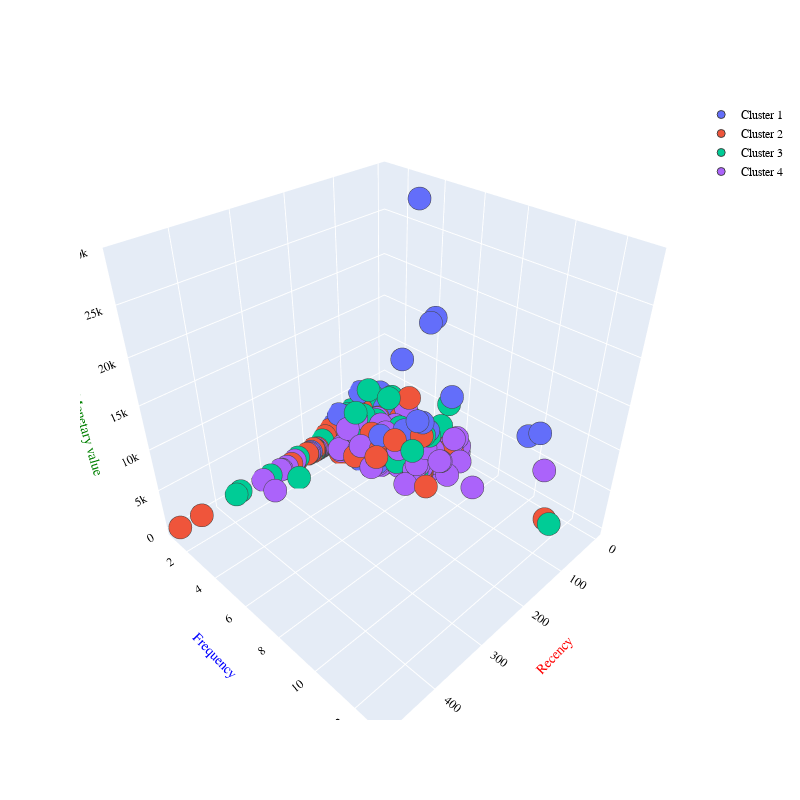

Notebook code cell kept with this figure:
### Markdown cell above
<p style="font-size: 16px" font-family="sans-serif">
We are ready to plot the clusters:

### Code cell
#plotting the results 
plot4 = go.Figure()

 
n4clusters = [0,1,2,3]   #same as we did before, the y_hc is a numpy array that returns, for each customer, the corresponding cluster assigned.
for x in n4clusters:
        plot4.add_trace(go.Scatter3d(x = dfann[dfann.clustersann == x]['Recency'], 
                                    y = dfann[dfann.clustersann == x]['Frequency'],
                                    z = dfann[dfann.clustersann == x]['Monetary value'],  
                                    mode='markers', marker_size = 8, marker_line_width = 1,
                                    name = 'Cluster ' + str(x+1)
                                    ))
                                                
                                            

            # changing the layout!

plot4.update_layout(width = 800, height = 800, autosize = True, showlegend = True,
                scene = dict(xaxis=dict(title = 'Recency', titlefont_color = 'red'),
                                yaxis=dict(title = 'Frequency', titlefont_color = 'blue'),
                                zaxis=dict(title = 'Monetary value', titlefont_color = 'green')),
                font = dict(family = "Gilroy", color  = 'black', size = 12))

plot4.show()

### Figure 1 — Plotly figure (JSON) as saved in the notebook; plotly's stock layout.template omitted (floating-point values rounded to 4 significant figures; data arrays with more than 128 entries replaced by an {"elided": "..."} marker saying what was removed)
{"data": [{"marker": {"line": {"width": 1}, "size": 8}, "mode": "markers", "name": "Cluster 1", "type": "scatter3d", "x": {"elided": "679 int values"}, "y": {"elided": "679 int values"}, "z": {"elided": "679 float values"}}, {"marker": {"line": {"width": 1}, "size": 8}, "mode": "markers", "name": "Cluster 2", "type": "scatter3d", "x": {"elided": "3185 int values"}, "y": {"elided": "3185 int values"}, "z": {"elided": "3185 float values"}}, {"marker": {"line": {"width": 1}, "size": 8}, "mode": "markers", "name": "Cluster 3", "type": "scatter3d", "x": {"elided": "2030 int values"}, "y": {"elided": "2030 int values"}, "z": {"elided": "2030 float values"}}, {"marker": {"line": {"width": 1}, "size": 8}, "mode": "markers", "name": "Cluster 4", "type": "scatter3d", "x": {"elided": "5233 int values"}, "y": {"elided": "5233 int values"}, "z": {"elided": "5233 float values"}}], "layout": {"autosize": true, "font": {"color": "black", "family": "Gilroy", "size": 12}, "height": 800, "scene": {"xaxis": {"title": {"font": {"color": "red"}, "text": "Recency"}}, "yaxis": {"title": {"font": {"color": "blue"}, "text": "Frequency"}}, "zaxis": {"title": {"font": {"color": "green"}, "text": "Monetary value"}}}, "showlegend": true, "width": 800}}
